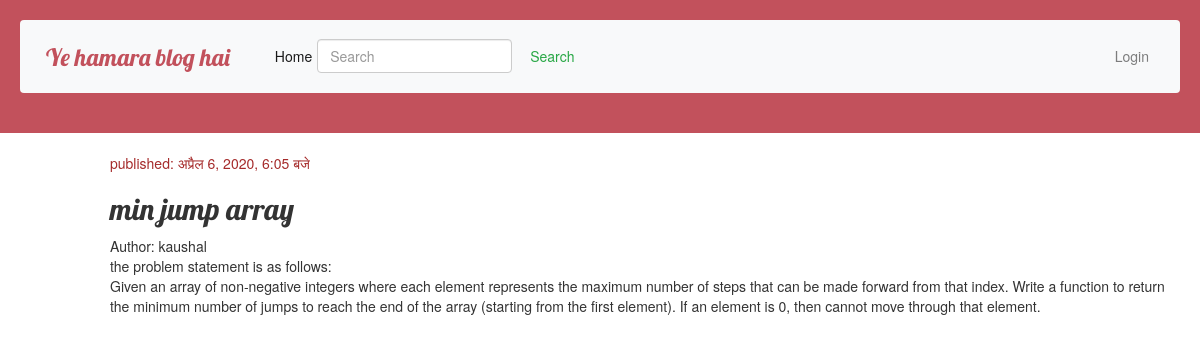
The app's page /posts/1/ with its own data.
### blog/models.py (models this page shows, shortened)
class Post(models.Model):
    author = models.ForeignKey(
        settings.AUTH_USER_MODEL, on_delete=models.CASCADE)
    title = models.CharField(max_length=200)
    text = models.TextField()
    created_date = models.DateTimeField(default=timezone.now())
    published_date = models.DateTimeField(blank=True, null=True)

### blog/views.py (the view)
# urls.py: path('posts/<int:pk>/', views.post_detail, name='post_detail'),
def post_detail(request, pk):
    post = get_object_or_404(Post, pk=pk)
    return render(request, 'blog/post_detail.html', {'post': post})

### blog/templates/blog/post_detail.html (shortened to what this page needs)
{% extends 'blog/base.html' %}
{% block content %}
<div class="posts">
    {% if post.published_date %}
    <div class="date">
        <p>published: {{ post.published_date }}</p>
    </div>
    {% endif %}
    <h2>{{ post.title }}</h2>
    Author: {{post.author}}
    <p>{{ post.text|linebreaksbr }}</p>
</div>
{% endblock %}

### blog/templates/blog/base.html (shortened to what this page needs)
{% load static %}
<html>
<head>
    <link rel="stylesheet" href="https://stackpath.bootstrapcdn.com/bootstrap/4.4.1/css/bootstrap.min.css"
>
    <link rel="stylesheet" href="//maxcdn.bootstrapcdn.com/bootstrap/3.2.0/css/bootstrap.min.css">
    <link rel="stylesheet" href="//maxcdn.bootstrapcdn.com/bootstrap/3.2.0/css/bootstrap-theme.min.css">
    <link rel="stylesheet" href="{% static 'css/blog.css' %}">
</head>
<body>
    <div class="page_header">
        <nav class="navbar navbar-expand-lg navbar-light bg-light">
            <a class="navbar-brand" href="#"
                style="color: #C2515C; font-family: 'Lobster', cursive; font-size: x-large;">Ye hamara blog
                hai</a>
            <div class="collapse navbar-collapse" id="navbarSupportedContent">
                <ul class="navbar-nav mr-auto" style="justify-content: center;">
                    <li class="nav-item active" style="padding-top: 10pt;">
                        <a class="nav-link" style="padding-top: 5pt;" href="#">
                            Home
                        </a>
                    </li>
                </ul>
                <div class="d-flex flex-row align-end justify-content-end">
                    <form class="form-inline" style="padding-top: 10pt;">
                        <input class="form-control mr-sm-2" type="search" placeholder="Search" aria-label="Search">
                        <button class="btn btn-outline-success my-2 my-sm-0" type="submit">Search</button>
                    </form>
                    <ul class="navbar-nav ml-auto" style="justify-content: center;">
                        <li class="nav-item" style="padding-top: 10pt;">
                            <a class="nav-link" style="padding-top: 5pt;" href="#">
                                Login
                            </a>
                        </li>
                    </ul>
                </div>
            </div>
        </nav>
    </div>
    <div class="content-container">
        {% block content %}
        {% endblock %}
    </div>
</body>
</html>

### blog/static/css/blog.css (style rules this page uses)
html { position: relative; min-height: 100%; min-width: fit-content; }
.page_header { background-color: #C2515C; min-width: fit-content; margin-top: 0; padding: 20px 20px 20px 20px; }
.content-container { position: relative; min-width: fit-content; margin-left: 70px; margin-top: auto; }
h1, h2 { font-family: 'Lobster', cursive; }
.date { color: brown; }
.posts { margin-left: 00px; margin-bottom: 70px; padding: 20px 20px 20px 40px; }

### records on screen
Post: published_date "अप्रैल 6, 2020, 6:05 बजे", title "min jump array", author "kaushal", text "the problem statement is as follows: Given an array of non-negative integers where each element represents the maximum number of steps that can be made forward from that index. Write a function to return the minimum number of jumps to reach the end of the array (starting from the first element). If an element is 0, then cannot move through that element."
